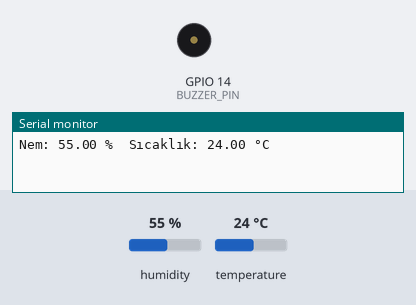
A sketch run on a simulated ESP8266 (NodeMCU). Shown: buzzer (waves = sounding, pin HIGH), the last lines printed to the serial monitor. The test bench sets the inputs (shaded band); at power-on: humidity 55 %, temperature 24 °C. WiFi joins after 1.5 s; servers stay silent unless stated.

Above: at 3.0 s.
3.1 s: humidity set to 59 %
7.0 s: humidity set to 62 %
At 9.5 s:
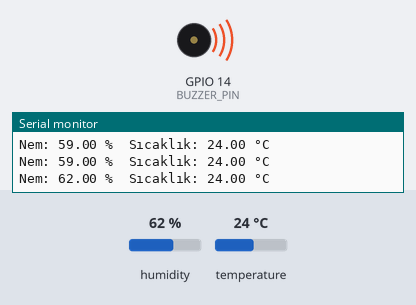
10.3 s: humidity set to 22 %
At 13.0 s:
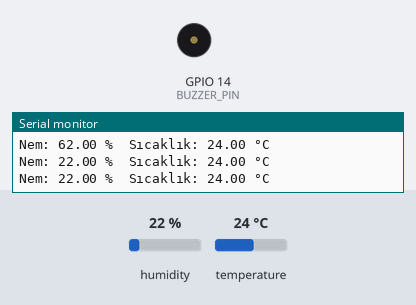
13.3 s: humidity set to 68 %
At 15.3 s:
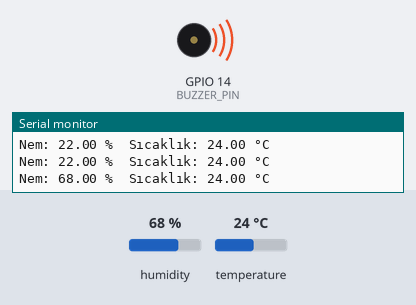
Timing chart, 0 to 16.8 s (numbered marks = the images above; inputs shaded):
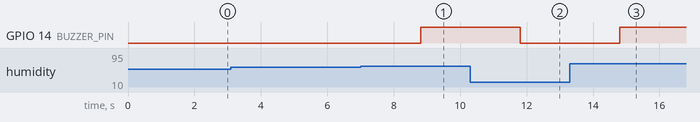

The sketch:

IsiveSicaklikolcer.ino
```cpp
#define BLYNK_TEMPLATE_ID "TMPL6XtTUjLQR"
#define BLYNK_TEMPLATE_NAME "Dht22 Sensor"
#define BLYNK_AUTH_TOKEN "AX_3BU-TLJrWZPR2C9HG5XfvWlNZR7GW"

#include <ESP8266WiFi.h>
#include <BlynkSimpleEsp8266.h>
#include "DHT.h"

#define DHTPIN 2
#define DHTTYPE DHT22
#define BLYNK_PRINT Serial

#define BUZZER_PIN 14

char auth[] = BLYNK_AUTH_TOKEN;
char ssid[] = "Sami's Galaxy A50";
char pass[] = "birdensekizekadar";

BlynkTimer timer;
DHT dht(DHTPIN, DHTTYPE);

float nemEsik = 60.0;
float sicaklikEsik = 30.0;

void sendData()
{
  float h = dht.readHumidity();
  float t = dht.readTemperature();

  if (isnan(h) || isnan(t))
  {
    Serial.println("DHT Sensor okuma hatasi!");
    return;
  }

  Blynk.virtualWrite(V5, h);
  Blynk.virtualWrite(V6, t);

  if (h > nemEsik || t > sicaklikEsik)
  {
    digitalWrite(BUZZER_PIN, HIGH);
    Blynk.virtualWrite(V3, 255);
  }
  else
  {
    digitalWrite(BUZZER_PIN, LOW);
    Blynk.virtualWrite(V3, 0);
  }

  Serial.print("Nem: ");
  Serial.print(h);
  Serial.print(" %  Sıcaklık: ");
  Serial.print(t);
  Serial.println(" °C");
}

void setup()
{
  Serial.begin(9600);
  dht.begin();
  Blynk.begin(auth, ssid, pass);
  pinMode(BUZZER_PIN, OUTPUT);
  digitalWrite(BUZZER_PIN, LOW);

  timer.setInterval(1000L, sendData);
}

void loop()
{
  Blynk.run();
  timer.run();
}
```

Measured:
- the behaviour switches between 60 and 61 % on humidity (found by bisection; images 0 and 1)
- after the input at 7.0 s, GPIO 14 (BUZZER_PIN): LOW → HIGH after 1.8 s
- after the input at 10.3 s, GPIO 14 (BUZZER_PIN): HIGH → LOW after 1.5 s
- after the input at 13.3 s, GPIO 14 (BUZZER_PIN): LOW → HIGH after 1.5 s
